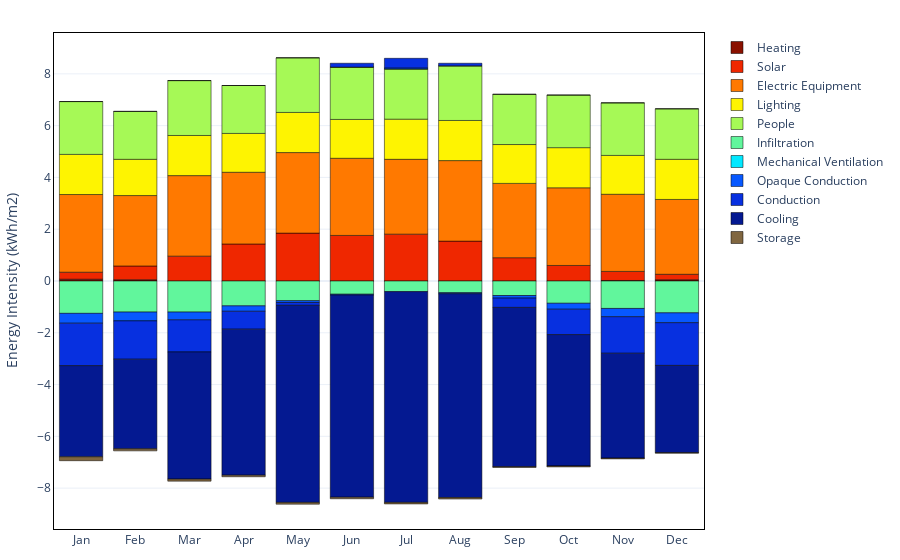

The code cell stored with this chart in its notebook:
### Code cell
monthly_collections = []
for data in hourly_collections:
    monthly_collections.append(data.total_monthly())

colors = Colorset.energy_balance_storage()
bar_chart(monthly_collections, stack= True, colors= colors)

### Figure 1 — Plotly figure (JSON) as saved in the notebook; plotly's stock layout.template omitted (floating-point values rounded to 4 significant figures)
{"data": [{"customdata": [["Jan"], ["Feb"], ["Mar"], ["Apr"], ["May"], ["Jun"], ["Jul"], ["Aug"], ["Sep"], ["Oct"], ["Nov"], ["Dec"]], "hovertemplate": "<br>%{y} kWh/m2 Heating<extra></extra>", "marker": {"color": "#8A1100", "line": {"color": "black"}}, "name": "Heating", "type": "bar", "x": ["Jan", "Feb", "Mar", "Apr", "May", "Jun", "Jul", "Aug", "Sep", "Oct", "Nov", "Dec"], "y": [0.07, 0.05, 0, 0, 0, 0, 0, 0, 0, 0, 0.02, 0.05]}, {"customdata": [["Jan"], ["Feb"], ["Mar"], ["Apr"], ["May"], ["Jun"], ["Jul"], ["Aug"], ["Sep"], ["Oct"], ["Nov"], ["Dec"]], "hovertemplate": "<br>%{y} kWh/m2 Solar<extra></extra>", "marker": {"color": "#EF2700", "line": {"color": "black"}}, "name": "Solar", "type": "bar", "x": ["Jan", "Feb", "Mar", "Apr", "May", "Jun", "Jul", "Aug", "Sep", "Oct", "Nov", "Dec"], "y": [0.27, 0.53, 0.96, 1.43, 1.85, 1.76, 1.81, 1.54, 0.9, 0.6, 0.35, 0.21]}, {"customdata": [["Jan"], ["Feb"], ["Mar"], ["Apr"], ["May"], ["Jun"], ["Jul"], ["Aug"], ["Sep"], ["Oct"], ["Nov"], ["Dec"]], "hovertemplate": "<br>%{y} kWh/m2 Electric Equipment<extra></extra>", "marker": {"color": "#FF7900", "line": {"color": "black"}}, "name": "Electric Equipment", "type": "bar", "x": ["Jan", "Feb", "Mar", "Apr", "May", "Jun", "Jul", "Aug", "Sep", "Oct", "Nov", "Dec"], "y": [3, 2.72, 3.11, 2.77, 3.11, 2.98, 2.89, 3.11, 2.87, 3, 2.98, 2.89]}, {"customdata": [["Jan"], ["Feb"], ["Mar"], ["Apr"], ["May"], ["Jun"], ["Jul"], ["Aug"], ["Sep"], ["Oct"], ["Nov"], ["Dec"]], "hovertemplate": "<br>%{y} kWh/m2 Lighting<extra></extra>", "marker": {"color": "#FEF401", "line": {"color": "black"}}, "name": "Lighting", "type": "bar", "x": ["Jan", "Feb", "Mar", "Apr", "May", "Jun", "Jul", "Aug", "Sep", "Oct", "Nov", "Dec"], "y": [1.55, 1.4, 1.55, 1.5, 1.55, 1.5, 1.55, 1.55, 1.5, 1.55, 1.5, 1.55]}, {"customdata": [["Jan"], ["Feb"], ["Mar"], ["Apr"], ["May"], ["Jun"], ["Jul"], ["Aug"], ["Sep"], ["Oct"], ["Nov"], ["Dec"]], "hovertemplate": "<br>%{y} kWh/m2 People<extra></extra>", "marker": {"color": "#A6F956", "line": {"color": "black"}}, "name": "People", "type": "bar", "x": ["Jan", "Feb", "Mar", "Apr", "May", "Jun", "Jul", "Aug", "Sep", "Oct", "Nov", "Dec"], "y": [2.04, 1.85, 2.12, 1.85, 2.11, 2.02, 1.94, 2.11, 1.94, 2.03, 2.03, 1.95]}, {"customdata": [["Jan"], ["Feb"], ["Mar"], ["Apr"], ["May"], ["Jun"], ["Jul"], ["Aug"], ["Sep"], ["Oct"], ["Nov"], ["Dec"]], "hovertemplate": "<br>%{y} kWh/m2 Infiltration<extra></extra>", "marker": {"color": "#61F69C", "line": {"color": "black"}}, "name": "Infiltration", "type": "bar", "x": ["Jan", "Feb", "Mar", "Apr", "May", "Jun", "Jul", "Aug", "Sep", "Oct", "Nov", "Dec"], "y": [-1.25, -1.2, -1.2, -0.96, -0.76, -0.51, -0.41, -0.45, -0.56, -0.86, -1.06, -1.23]}, {"customdata": [["Jan"], ["Feb"], ["Mar"], ["Apr"], ["May"], ["Jun"], ["Jul"], ["Aug"], ["Sep"], ["Oct"], ["Nov"], ["Dec"]], "hovertemplate": "<br>%{y} kWh/m2 Mechanical Ventilation<extra></extra>", "marker": {"color": "#01E8FF", "line": {"color": "black"}}, "name": "Mechanical Ventilation", "type": "bar", "x": ["Jan", "Feb", "Mar", "Apr", "May", "Jun", "Jul", "Aug", "Sep", "Oct", "Nov", "Dec"], "y": [0, 0, 0, 0, 0, 0, 0, 0, 0, 0, 0, 0]}, {"customdata": [["Jan"], ["Feb"], ["Mar"], ["Apr"], ["May"], ["Jun"], ["Jul"], ["Aug"], ["Sep"], ["Oct"], ["Nov"], ["Dec"]], "hovertemplate": "<br>%{y} kWh/m2 Opaque Conduction<extra></extra>", "marker": {"color": "#0758FF", "line": {"color": "black"}}, "name": "Opaque Conduction", "type": "bar", "x": ["Jan", "Feb", "Mar", "Apr", "May", "Jun", "Jul", "Aug", "Sep", "Oct", "Nov", "Dec"], "y": [-0.38, -0.34, -0.3, -0.21, -0.07, -0.03, 0.04, -0.04, -0.1, -0.23, -0.32, -0.38]}, {"customdata": [["Jan"], ["Feb"], ["Mar"], ["Apr"], ["May"], ["Jun"], ["Jul"], ["Aug"], ["Sep"], ["Oct"], ["Nov"], ["Dec"]], "hovertemplate": "<br>%{y} kWh/m2 Conduction<extra></extra>", "marker": {"color": "#0730E0", "line": {"color": "black"}}, "name": "Conduction", "type": "bar", "x": ["Jan", "Feb", "Mar", "Apr", "May", "Jun", "Jul", "Aug", "Sep", "Oct", "Nov", "Dec"], "y": [-1.64, -1.48, -1.24, -0.69, -0.11, 0.15, 0.37, 0.1, -0.36, -0.98, -1.41, -1.65]}, {"customdata": [["Jan"], ["Feb"], ["Mar"], ["Apr"], ["May"], ["Jun"], ["Jul"], ["Aug"], ["Sep"], ["Oct"], ["Nov"], ["Dec"]], "hovertemplate": "<br>%{y} kWh/m2 Cooling<extra></extra>", "marker": {"color": "#041991", "line": {"color": "black"}}, "name": "Cooling", "type": "bar", "x": ["Jan", "Feb", "Mar", "Apr", "May", "Jun", "Jul", "Aug", "Sep", "Oct", "Nov", "Dec"], "y": [-3.52, -3.46, -4.91, -5.64, -7.61, -7.81, -8.14, -7.87, -6.15, -5.07, -4.05, -3.37]}, {"customdata": [["Jan"], ["Feb"], ["Mar"], ["Apr"], ["May"], ["Jun"], ["Jul"], ["Aug"], ["Sep"], ["Oct"], ["Nov"], ["Dec"]], "hovertemplate": "<br>%{y} kWh/m2 Storage<extra></extra>", "marker": {"color": "#806640", "line": {"color": "black"}}, "name": "Storage", "type": "bar", "x": ["Jan", "Feb", "Mar", "Apr", "May", "Jun", "Jul", "Aug", "Sep", "Oct", "Nov", "Dec"], "y": [-0.15, -0.08, -0.08, -0.06, -0.07, -0.06, -0.06, -0.06, -0.03, -0.04, -0.03, -0.02]}], "layout": {"barmode": "relative", "margin": {"b": 20, "l": 20, "r": 20, "t": 33}, "plot_bgcolor": "white", "title": {}, "xaxis": {"dtick": "M1", "linecolor": "black", "linewidth": 1, "mirror": true, "showline": true, "tickformat": "%b", "ticklabelmode": "period"}, "yaxis": {"linecolor": "black", "linewidth": 1, "mirror": true, "nticks": 13, "showline": true, "title": {"text": "Energy Intensity (kWh/m2)"}}}}
